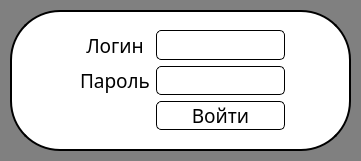
<?xml version="1.0" encoding="UTF-8"?>
<ui version="4.0">
 <class>Admin_Window</class>
 <widget class="QMainWindow" name="Admin_Window">
  <property name="geometry">
   <rect>
    <x>0</x>
    <y>0</y>
    <width>361</width>
    <height>161</height>
   </rect>
  </property>
  <property name="minimumSize">
   <size>
    <width>361</width>
    <height>161</height>
   </size>
  </property>
  <property name="maximumSize">
   <size>
    <width>361</width>
    <height>161</height>
   </size>
  </property>
  <property name="windowTitle">
   <string>Администратор</string>
  </property>
  <property name="windowIcon">
   <iconset>
    <normaloff>../icons/admin.ico</normaloff>../icons/admin.ico</iconset>
  </property>
  <property name="styleSheet">
   <string notr="true">#Admin_Window{
background: gray;
}

#AdminFrame{
background: white;
border-radius: 50px;
border: 2px solid black;
}

QPushButton{
border-radius: 5px;
border: 1px solid black;
background-color: qlineargradient(x1: 0, y1: 0, x2: 0, y2: 1,
                                       stop: 0 #f6f7fa, stop: 1 #fed5ff);
}

QPushButton:hover{
background-color: qlineargradient(x1: 0, y1: 0, x2: 0, y2: 1,
                                       stop: 0 #f6f7fa, stop: 1 #dadbde);
}

QPushButton:pressed{
background-color: qlineargradient(x1: 0, y1: 0, x2: 0, y2: 1,
                                       stop: 0 #dadbde, stop: 1 #55aa7f);
}

QLineEdit{
border-radius: 5px;
border: 1px solid black;
}</string>
  </property>
  <widget class="QWidget" name="centralwidget">
   <widget class="QFrame" name="AdminFrame">
    <property name="geometry">
     <rect>
      <x>10</x>
      <y>10</y>
      <width>341</width>
      <height>141</height>
     </rect>
    </property>
    <property name="toolTip">
     <string/>
    </property>
    <property name="frameShape">
     <enum>QFrame::StyledPanel</enum>
    </property>
    <property name="frameShadow">
     <enum>QFrame::Raised</enum>
    </property>
    <widget class="QWidget" name="gridLayoutWidget">
     <property name="geometry">
      <rect>
       <x>70</x>
       <y>20</y>
       <width>205</width>
       <height>100</height>
      </rect>
     </property>
     <layout class="QGridLayout" name="gridLayout">
      <item row="0" column="0">
       <widget class="QLabel" name="label_2">
        <property name="font">
         <font>
          <family>Century Gothic</family>
          <pointsize>14</pointsize>
         </font>
        </property>
        <property name="text">
         <string>Логин</string>
        </property>
        <property name="alignment">
         <set>Qt::AlignCenter</set>
        </property>
       </widget>
      </item>
      <item row="1" column="1">
       <widget class="QLineEdit" name="edit_password">
        <property name="font">
         <font>
          <family>Century Gothic</family>
          <pointsize>14</pointsize>
         </font>
        </property>
        <property name="toolTip">
         <string>&lt;html&gt;&lt;head/&gt;&lt;body&gt;&lt;p&gt;15 символов&lt;/p&gt;&lt;/body&gt;&lt;/html&gt;</string>
        </property>
        <property name="inputMask">
         <string/>
        </property>
        <property name="maxLength">
         <number>15</number>
        </property>
        <property name="echoMode">
         <enum>QLineEdit::Password</enum>
        </property>
       </widget>
      </item>
      <item row="1" column="0">
       <widget class="QLabel" name="label">
        <property name="font">
         <font>
          <family>Century Gothic</family>
          <pointsize>14</pointsize>
         </font>
        </property>
        <property name="text">
         <string>Пароль</string>
        </property>
        <property name="alignment">
         <set>Qt::AlignCenter</set>
        </property>
       </widget>
      </item>
      <item row="0" column="1">
       <widget class="QLineEdit" name="edit_login">
        <property name="font">
         <font>
          <family>Century Gothic</family>
          <pointsize>14</pointsize>
         </font>
        </property>
        <property name="toolTip">
         <string>&lt;html&gt;&lt;head/&gt;&lt;body&gt;&lt;p&gt;15 символов&lt;/p&gt;&lt;/body&gt;&lt;/html&gt;</string>
        </property>
        <property name="maxLength">
         <number>15</number>
        </property>
       </widget>
      </item>
      <item row="2" column="0">
       <spacer name="horizontalSpacer">
        <property name="orientation">
         <enum>Qt::Horizontal</enum>
        </property>
        <property name="sizeHint" stdset="0">
         <size>
          <width>40</width>
          <height>20</height>
         </size>
        </property>
       </spacer>
      </item>
      <item row="2" column="1">
       <widget class="QPushButton" name="bttn_log">
        <property name="font">
         <font>
          <family>Century Gothic</family>
          <pointsize>14</pointsize>
         </font>
        </property>
        <property name="text">
         <string>Войти</string>
        </property>
       </widget>
      </item>
     </layout>
    </widget>
   </widget>
  </widget>
 </widget>
 <resources/>
 <connections/>
</ui>
